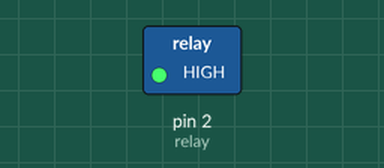
The sketch below on a simulated Arduino Uno, built with avr-gcc and run on an emulated ATmega328P. On the bench: switched loads named in the sketch (green lamp = pin HIGH). Dashed ring = blinking. What the sketch prints to the serial monitor is not drawn.

Above: at 0.5 s.
Timing chart, 0 to 4.6 s (numbered marks = the images above):
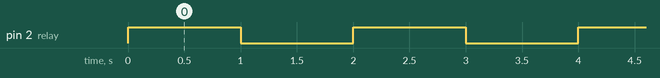

The sketch:

RELAY_Conex.ino
```cpp
// Definir
int relay = 2;

void setup() {
  // Configuración
  pinMode(relay, OUTPUT); // Configurar relay como salida o OUTPUT
  Serial.begin(9600); // Abrir el puerto serie a la velocidad de 9600bps para trasnmicion de datos.
}

void loop() {
  // Código principal donde ocurren en loop
  digitalWrite(relay, HIGH); // envia señal alta al relay
  Serial.println("Relay accionado");
  delay(1000);           // 1 segundo

  digitalWrite(relay, LOW);  // envia señal baja al relay
  Serial.println("Relay no accionado");
  delay(1000);           // 1 segundo

}
```

Measured:
- by itself, pin 2 (relay): alternates HIGH for 1.0 s and LOW for 1.0 s
